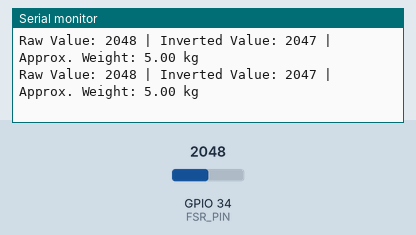
A sketch run on a simulated ESP32. On the bench: the last lines printed to the serial monitor. The test bench sets the inputs (shaded band); at power-on: GPIO 34 (FSR_PIN) = 2048.

Above: at 1.3 s.
1.4 s: GPIO 34 (FSR_PIN) set to 2866
At 1.9 s:
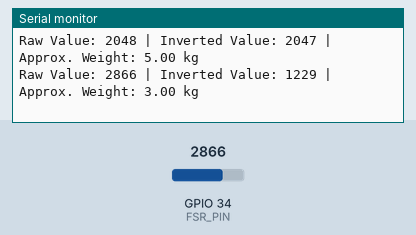
2.9 s: GPIO 34 (FSR_PIN) set to 3603
At 3.4 s:
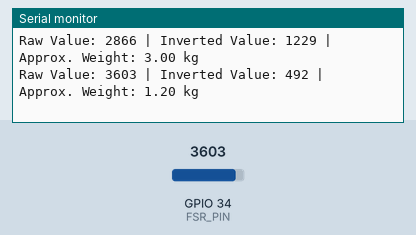
Timing chart, 0 to 5.9 s (numbered marks = the images above; inputs shaded):
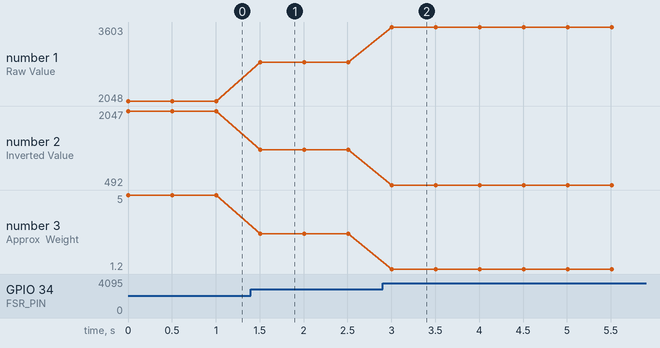

Measured:
- after the input at 1.4 s, the serial monitor: prints a new line after 0.11 s (image 1)
- after the input at 2.9 s, the serial monitor: prints a new line after 0.11 s (image 2)
- plotted number 1: 2048 → 2866 after the input at 1.4 s, 2866 → 3603 after the input at 2.9 s
- plotted number 2: 2047 → 1229 after the input at 1.4 s, 1229 → 492 after the input at 2.9 s
- plotted number 3: 5 → 3 after the input at 1.4 s, 3 → 1.2 after the input at 2.9 s

The sketch:

PressureSensorFSR402RFP602_inverted.ino
```cpp
#define FSR_PIN 34 // Analog pin connected to AO pin of the module

// Maximum weight the FSR sensor can measure (adjust based on calibration)
#define MAX_WEIGHT_KG 10.0
#define MAX_ANALOG_READING 4095.0 // Maximum ADC value (for ESP32)

void setup() {
  Serial.begin(115200); // Initialize Serial Communication
  Serial.println("FSR Sensor Reading (Weight in kg) Started...");
}

void loop() {
  int sensorValue = analogRead(FSR_PIN); // Read the raw analog value

  // Invert the raw sensor reading (subtract from MAX_ANALOG_READING)
  int invertedValue = MAX_ANALOG_READING - sensorValue;

  // Map the inverted value to weight in kg
  float weightInKg = (invertedValue / MAX_ANALOG_READING) * MAX_WEIGHT_KG;

  // Display the raw, inverted value and weight
  Serial.print("Raw Value: ");
  Serial.print(sensorValue);
  Serial.print(" | Inverted Value: ");
  Serial.print(invertedValue);
  Serial.print(" | Approx. Weight: ");
  Serial.print(weightInKg, 2); // Display with 2 decimal places
  Serial.println(" kg");

  delay(500); // Update every 500ms for smoother readings
}
```
